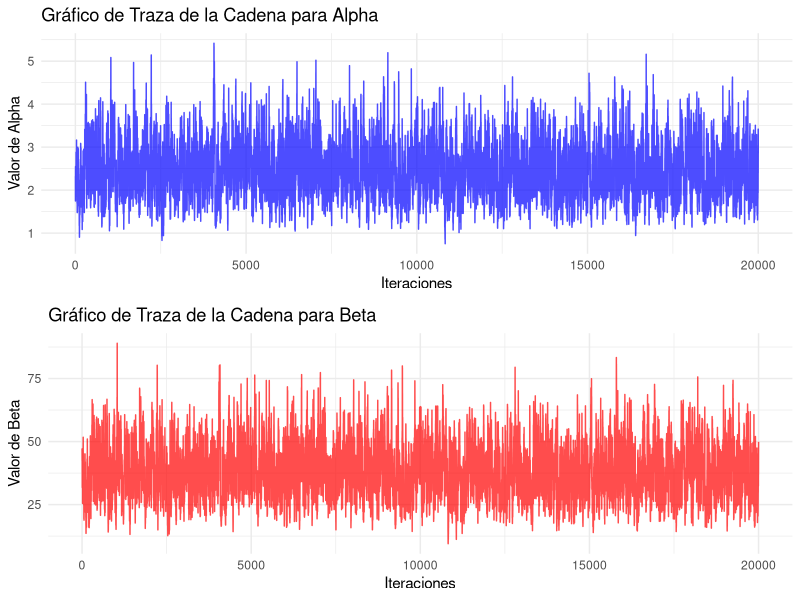
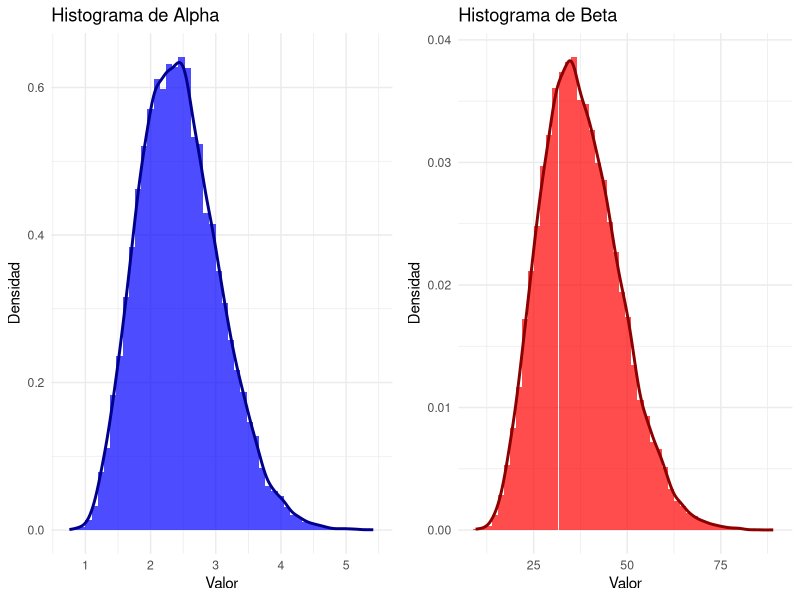
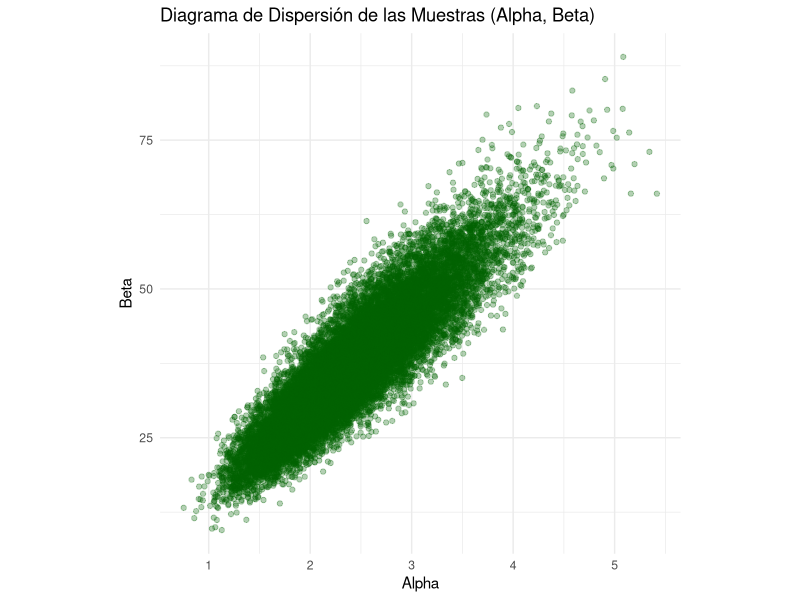
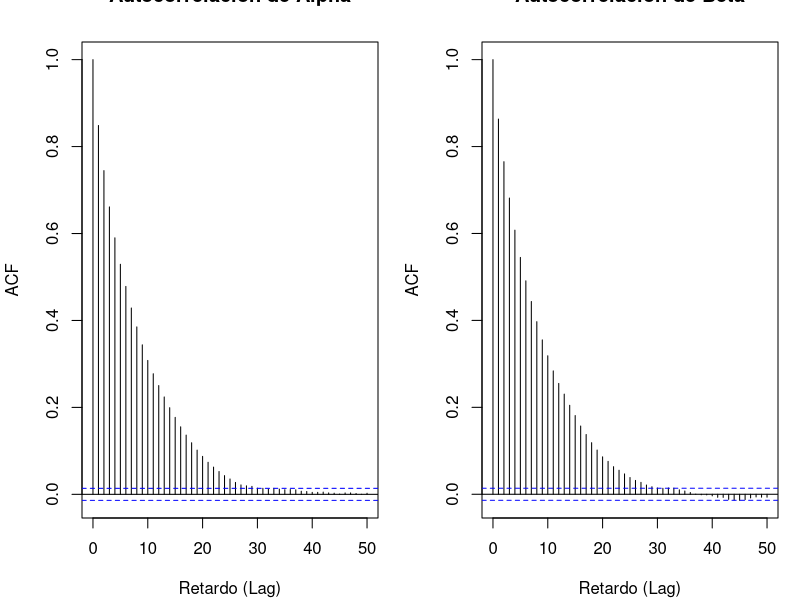
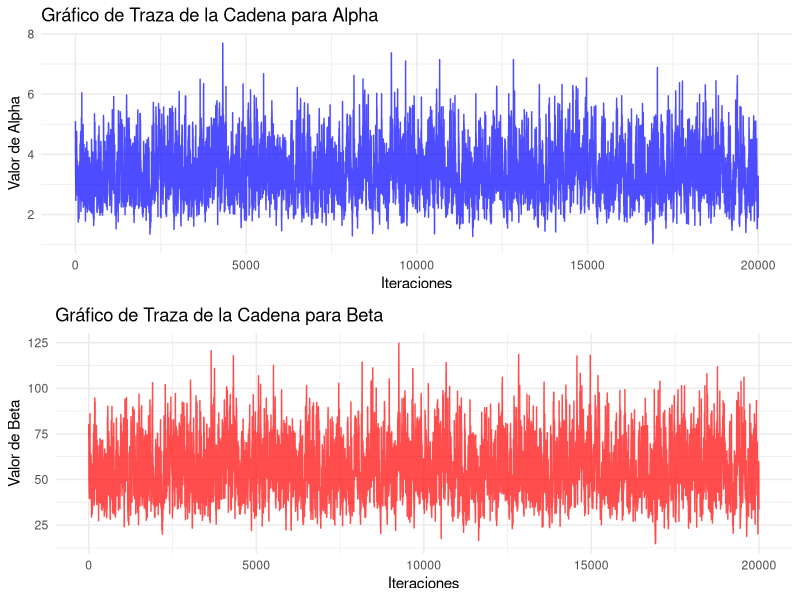
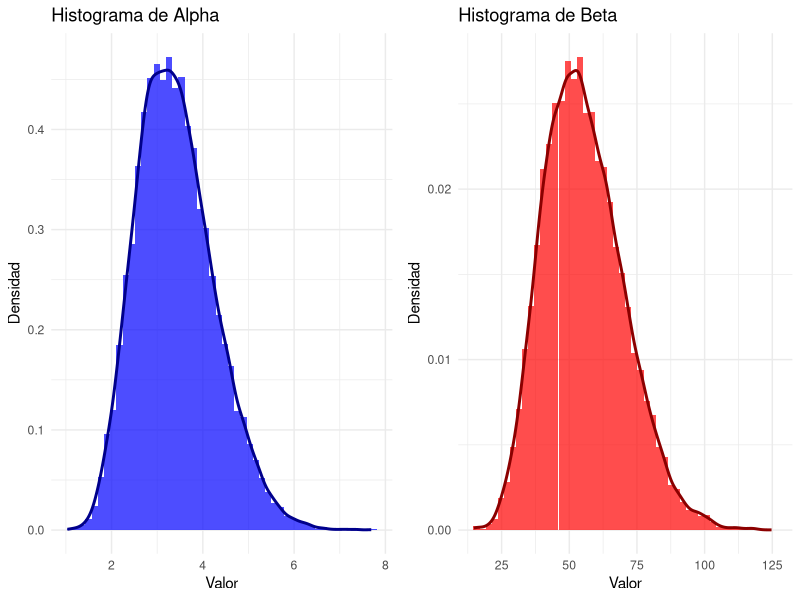
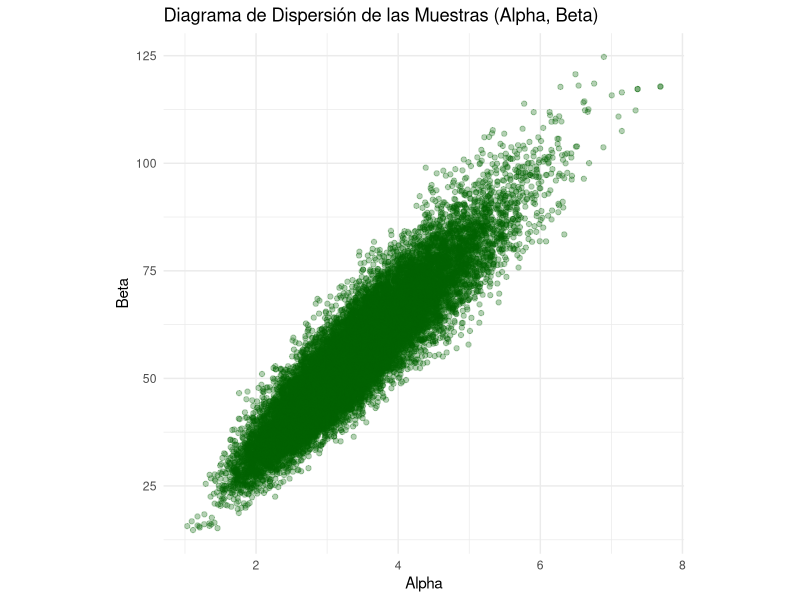
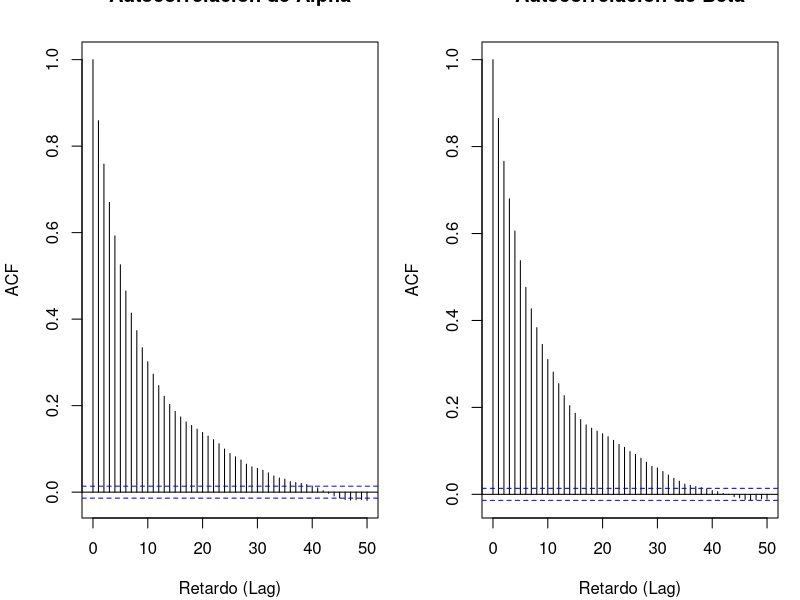

Generate these figures, in order, with R: (Note: a time limit stopped this script after it produced the figures.)
#==============================================================================#
#                   Script Consolidado de Inferencia Bayesiana MCMC          #
#==============================================================================#

# --- 0. Carga de Paquetes Necesarios ---
# Instala los paquetes si no los tienes:
# install.packages(c("readxl", "ggplot2", "readr", "tidyverse", "dplyr",
#                    "stats", "boot", "coda", "matrixStats", "gridExtra"))

# 1. Carga e instalación de paquetes ----
lista_de_paquetes <- c("readxl", "ggplot2", "readr", "tidyverse", "dplyr",
                       "stats", "boot", "coda", "matrixStats", "gridExtra")
# Simplificado a los esenciales para el mapa de calor

for (paquete in lista_de_paquetes) {
  if(!require(paquete, character.only = TRUE)){
    install.packages(paquete)
    require(paquete, character.only = TRUE)
  }
}

#==============================================================================#
# --- 1. Definición de Datos y Cálculo de Parámetros Iniciales (Semilla) ---
#==============================================================================#
setwd("Thesis_job")
# Configura el directorio de trabajo (asegúrate de que sea la ruta correcta)
# setwd("Thesis_job")

# Carga de datos
# Los datos 'Defect' se asumen como proporciones o valores de una distribución Beta.
# Asegúrate de que tu archivo "Acceptance Sampling MIL-STD 105E for Quality Control.xlsx"
# esté en el directorio de trabajo o proporciona la ruta completa.
data1_excel <- read_excel("Acceptance Sampling MIL-STD 105E for Quality Control.xlsx", sheet = "tab")
data2_excel <- read_excel("Jurnal Rekavasi.xlsx", sheet = "tabla") # No usado en este script

# Extrae la columna 'Defect' como un vector numérico.
xn <- data1_excel %>% dplyr::select(Defect) %>% pull()

# Calcula los parámetros iniciales (alpha0, beta0) usando el método de los momentos
# para la distribución Beta. Estos servirán como el punto de partida (semilla)
# para la cadena de Markov de MCMC.
mean_xn <- mean(xn)
var_xn <- var(xn)

alpha0 <- mean_xn * (mean_xn * (1 - mean_xn) / var_xn - 1)
beta0 <- (1 - mean_xn) * (mean_xn * (1 - mean_xn) / var_xn - 1)

# Valida que los parámetros iniciales sean positivos para evitar errores de logaritmo.
# Si son no positivos, se ajustan a un valor pequeño y se emite una advertencia.
if (alpha0 <= 0 || beta0 <= 0) {
  warning("Los valores iniciales calculados (alpha0 o beta0) son no positivos. Ajustando a un valor mínimo.")
  alpha0 <- max(alpha0, 0.001)
  beta0 <- max(beta0, 0.001)
}

# Define el punto inicial de la cadena MCMC (x0)
x0 <- c(alpha0, beta0)

message(paste("Valores iniciales (alpha0, beta0): (", round(alpha0, 4), ", ", round(beta0, 4), ")"))

#==============================================================================#
# --- 2. Definición de Funciones de Propuesta (Instrumental Distribution) ---
#==============================================================================#

# proposal_sampler: Genera una propuesta para el siguiente estado de la cadena.
# Utiliza un producto de dos distribuciones Log-Normal.
proposal_sampler <- function(y) {
  sigma1 <- 0.1 # Desviación estándar del logaritmo para Alpha
  sigma2 <- 0.1 # Desviación estándar del logaritmo para Beta
  
  # Calcula la media del logaritmo basada en el valor actual (y).
  # Se incluye un pequeño valor para manejar casos donde y[1] o y[2] podrían ser no positivos.
  mu1 <- if (y[1] > 0) log(y[1]) else log(0.0001)
  mu2 <- if (y[2] > 0) log(y[2]) else log(0.0001)
  
  # Genera una nueva propuesta de Alpha y Beta usando la distribución Log-Normal.
  alpha_proposed <- rlnorm(1, meanlog = mu1, sdlog = sigma1)
  beta_proposed <- rlnorm(1, meanlog = mu2, sdlog = sigma2)
  
  # Retorna la propuesta como un vector.
  return(c(alpha_proposed, beta_proposed))
}

# proposal_log_pdf: Calcula el logaritmo de la densidad de probabilidad de la propuesta.
# Crucial para la estabilidad numérica en el algoritmo Metropolis-Hastings.
proposal_log_pdf <- function(y, z) {
  sigma1 <- 0.1
  sigma2 <- 0.1
  
  # Calcula la media del logaritmo basada en el estado actual (z).
  mu1 <- if (z[1] > 0) log(z[1]) else log(0.0001)
  mu2 <- if (z[2] > 0) log(z[2]) else log(0.0001)
  
  # Suma de las log-densidades de las dos Log-Normal (log del producto).
  log_pdf_prop <- dlnorm(y[1], meanlog = mu1, sdlog = sigma1, log = TRUE) +
    dlnorm(y[2], meanlog = mu2, sdlog = sigma2, log = TRUE)
  
  return(log_pdf_prop)
}

#==============================================================================#
# --- 3. Definición de Funciones de Densidad Posterior (Target) ---
#==============================================================================#

# target_log_pdf: Log-densidad posterior con priors Gamma para Alpha y Beta.
# Esta es la función objetivo que el MCMC intentará muestrear.
target_log_pdf <- function(current_params, x_data, prior_hyperparams) {
  alpha <- current_params[1]
  beta <- current_params[2]
  a <- prior_hyperparams[1] # shape para Alpha
  b <- prior_hyperparams[2] # rate para Alpha
  c <- prior_hyperparams[3] # shape para Beta
  d <- prior_hyperparams[4] # rate para Beta
  
  # Penalización si los parámetros no son válidos (Alpha o Beta <= 0).
  if (alpha <= 0 || beta <= 0) {
    return(-Inf)
  }
  
  n <- length(x_data)
  
  # Log-verosimilitud para datos que siguen una distribución Beta.
  # 'lgamma' es el logaritmo de la función Gamma.
  log_beta_ratio <- n * (lgamma(alpha + beta) - lgamma(alpha) - lgamma(beta))
  log_likelihood_data_terms <- (alpha - 1) * sum(log(x_data)) + (beta - 1) * sum(log(1 - x_data))
  log_likelihood <- log_beta_ratio + log_likelihood_data_terms
  
  # Log-priors Gamma para Alpha y Beta.
  log_prior_alpha <- dgamma(alpha, shape = a, rate = b, log = TRUE)
  log_prior_beta <- dgamma(beta, shape = c, rate = d, log = TRUE)
  log_prior <- log_prior_alpha + log_prior_beta
  
  # Log-densidad posterior total (verosimilitud + priors).
  log_posterior_density <- log_likelihood + log_prior
  return(log_posterior_density)
}

# target_log_pdf_jeffrey: Log-densidad posterior con Prior de Jeffreys.
# Utiliza la prior de Jeffreys para los parámetros de la distribución Beta.
target_log_pdf_jeffrey <- function(current_params, x_data, prior_hyperparams = NULL) {
  alpha <- current_params[1]
  beta <- current_params[2]
  
  # Penalización si los parámetros no son válidos.
  if (alpha <= 0 || beta <= 0) {
    return(-Inf)
  }
  
  # Cálculo de la Prior de Jeffreys usando la función Polygamma.
  # psigamma(x, deriv=1) es la primera derivada de la función digamma (trigamma).
  psi_alpha <- psigamma(alpha, deriv = 1)
  psi_beta <- psigamma(beta, deriv = 1)
  psi_alpha_beta <- psigamma(alpha + beta, deriv = 1)
  prior_term_inside_sqrt <- psi_alpha * psi_beta - (psi_alpha + psi_beta) * psi_alpha_beta
  
  # Penaliza si el término dentro de la raíz cuadrada es no positivo.
  if (prior_term_inside_sqrt <= 0) {
    return(-Inf)
  }
  log_prior_jeffrey <- 0.5 * log(prior_term_inside_sqrt)
  
  # Log-verosimilitud (misma que en target_log_pdf).
  n <- length(x_data)
  log_beta_ratio <- n * (lgamma(alpha + beta) - lgamma(alpha) - lgamma(beta))
  log_likelihood_data_terms <- (alpha - 1) * sum(log(x_data)) + (beta - 1) * sum(log(1 - x_data))
  log_likelihood <- log_beta_ratio + log_likelihood_data_terms
  
  # Log-densidad posterior total (verosimilitud + prior de Jeffreys).
  log_posterior_density <- log_likelihood + log_prior_jeffrey
  return(log_posterior_density)
}

#==============================================================================#
# --- 4. Algoritmo Metropolis-Hastings ---
#==============================================================================#

# Función principal para ejecutar la cadena de Markov.
metropolis_hastings <- function(target_log_pdf, proposal_sampler, proposal_log_pdf,
                                x0, n_samples, burn_in=1000, thinning=1,
                                x_data, prior_hyperparams = NULL) { # prior_hyperparams puede ser NULL para Jeffreys
  
  samples <- matrix(NA, nrow = n_samples, ncol = length(x0))
  x_current <- x0
  total_iterations <- burn_in + n_samples * thinning
  accepted_samples <- 0
  i <- 0
  
  while (i < total_iterations) {
    x_proposed <- proposal_sampler(x_current)
    
    log_target_current <- target_log_pdf(x_current, x_data, prior_hyperparams)
    log_target_proposed <- target_log_pdf(x_proposed, x_data, prior_hyperparams)
    
    log_proposal_proposed_to_current <- proposal_log_pdf(x_current, x_proposed)
    log_proposal_current_to_proposed <- proposal_log_pdf(x_proposed, x_current)
    
    log_acceptance_ratio <- log_target_proposed + log_proposal_proposed_to_current -
      (log_target_current + log_proposal_current_to_proposed)
    
    if (is.nan(log_acceptance_ratio) || is.infinite(log_acceptance_ratio)) {
      log_acceptance_ratio <- -Inf
    }
    
    if (log(runif(1)) < min(0, log_acceptance_ratio)) {
      x_current <- x_proposed
      accepted_samples <- accepted_samples + 1
    }
    
    if (i >= burn_in && (i - burn_in) %% thinning == 0) {
      sample_index <- (i - burn_in) / thinning + 1
      if (sample_index <= n_samples) {
        samples[sample_index, ] <- x_current
      }
    }
    i <- i + 1
  }
  
  acceptance_rate <- accepted_samples / total_iterations
  return(list(samples = samples, acceptance_rate = acceptance_rate))
}

#==============================================================================#
# --- 5. Funciones de Diagnóstico y Métricas ---
#==============================================================================#

# Measure_Diagnostic: Calcula varias métricas de diagnóstico para las cadenas MCMC.
Measure_Diagnostic <- function(data1, data2, burnin=0, thin=1, digits=5, cred_level=0.95, batch_size=100) {
  
  # Sub-función para el error estándar de la varianza por medias de bloques.
  batch_means_stderr_var_R <- function(chain, batch_size) {
    n <- length(chain)
    num_batches <- floor(n / batch_size)
    if (num_batches < 2) {
      warning("Se requieren al menos 2 bloques para estimar el error estándar de la varianza.")
      return(NA)
    }
    batch_vars <- unlist(lapply(0:(num_batches-1), function(i) {
      block_start <- i * batch_size + 1
      block_end <- (i + 1) * batch_size
      var(chain[block_start:block_end])
    }))
    return(sd(batch_vars) / sqrt(num_batches))
  }
  
  # Sub-función para el intervalo de credibilidad de la media.
  Cred_Interval_R <- function(x, level=0.95) {
    lower <- quantile(x, (1 - level)/2)
    upper <- quantile(x, 1 - (1 - level)/2)
    return(c(lower, upper))
  }
  
  # Sub-función para el intervalo de credibilidad de la varianza (bootstrap).
  Cred_Interval_V_R <- function(x, level=0.95) {
    n_bootstrap <- 10000
    variance_stat <- function(data, indices) {
      var(data[indices])
    }
    boot_obj <- boot(data = x, statistic = variance_stat, R = n_bootstrap)
    ci_results <- boot.ci(boot_obj, type = "perc", conf = level)$percent[4:5]
    return(round(ci_results, digits))
  }
  
  # Sub-función para el error estándar de la covarianza por medias de bloques.
  batch_means_stderr_cov_R <- function(chain, batch_size=100) {
    n <- nrow(chain)
    num_batches <- floor(n / batch_size)
    if (num_batches < 2) {
      warning("Se requieren al menos 2 bloques para estimar el error estándar de la covarianza.")
      return(NA)
    }
    batch_covs <- unlist(lapply(0:(num_batches-1), function(i) {
      block_start <- i * batch_size + 1
      block_end <- (i + 1) * batch_size
      cov(chain[block_start:block_end, 1], chain[block_start:block_end, 2])
    }))
    return(sd(batch_covs) / sqrt(num_batches))
  }
  
  # Sub-función para el intervalo de credibilidad de la covarianza (bootstrap).
  Cred_Interval_Cov_R <- function(x, level=0.95) {
    n_bootstrap <- 10000
    covariance_stat <- function(data, indices) {
      cov_matrix <- cov(data[indices, ])
      return(cov_matrix[1, 2])
    }
    boot_obj <- boot(data = x, statistic = covariance_stat, R = n_bootstrap, sim = "ordinary")
    ci_results <- boot.ci(boot_obj, type = "perc", conf = level)$percent[4:5]
    return(round(ci_results, digits))
  }
  
  # Aplica burn-in y thinning a los datos de entrada (si no se hizo ya)
  start_index <- burnin + 1
  seq_indices <- seq(from = start_index, to = length(data1), by = thin)
  new_data1 <- data1[seq_indices]
  new_data2 <- data2[seq_indices]
  
  mcmc_data1 <- as.mcmc(new_data1)
  mcmc_data2 <- as.mcmc(new_data2)
  
  ess_x1 <- effectiveSize(mcmc_data1)
  ess_x2 <- effectiveSize(mcmc_data2)
  
  CIM1 <- Cred_Interval_R(new_data1, cred_level)
  CIM2 <- Cred_Interval_R(new_data2, cred_level)
  CIV1 <- Cred_Interval_V_R(new_data1, cred_level)
  CIV2 <- Cred_Interval_V_R(new_data2, cred_level)
  
  combined_data <- cbind(new_data1, new_data2)
  CIcov <- Cred_Interval_Cov_R(combined_data, cred_level)
  cov_val <- cov(new_data1, new_data2)
  
  new_names <- c("Mean_X1", "Var_X1", "ESS_X1", "STDERR_Mean_X1", "STDERR_Var_X1",
                 "CI_Mean1_Lower", "CI_Mean1_Upper", "CI_Var1_Lower", "CI_Var1_Upper",
                 "Mean_X2", "Var_X2", "ESS_X2", "STDERR_Mean_X2", "STDERR_Var_X2",
                 "CI_Mean2_Lower", "CI_Mean2_Upper", "CI_Var2_Lower", "CI_Var2_Upper",
                 "Cov", "STDERR_Cov", "CI_Cov_Lower", "CI_Cov_Upper", "Length")
  
  results_vector <- c(
    mean(new_data1), var(new_data1), ess_x1, sd(new_data1) / sqrt(ess_x1),
    batch_means_stderr_var_R(new_data1, batch_size), CIM1[1], CIM1[2], CIV1[1], CIV1[2],
    mean(new_data2), var(new_data2), ess_x2, sd(new_data2) / sqrt(ess_x2),
    batch_means_stderr_var_R(new_data2, batch_size), CIM2[1], CIM2[2], CIV2[1], CIV2[2],
    cov_val, batch_means_stderr_cov_R(combined_data, batch_size), CIcov[1], CIcov[2],
    length(new_data1)
  )
  
  Numerical_results_vertical <- data.frame(
    Measure = new_names,
    Value = round(results_vector, digits)
  )
  
  return(list("Numerical" = Numerical_results_vertical))
}

#==============================================================================#
# --- 6. Monitoreo de Convergencia (Visualizaciones) ---
#==============================================================================#

# monitor_convergence: Genera gráficos para diagnosticar la convergencia de la cadena.
monitor_convergence <- function(x, y) {
  # Gráficos de Traza (Trace Plots)
  plot_trace_alpha <- ggplot(data.frame(Iteration = seq_along(x), Alpha = x), aes(x = Iteration, y = Alpha)) +
    geom_line(color = "blue", alpha = 0.7) +
    labs(title = "Gráfico de Traza de la Cadena para Alpha", x = "Iteraciones", y = "Valor de Alpha") +
    theme_minimal()
  plot_trace_beta <- ggplot(data.frame(Iteration = seq_along(y), Beta = y), aes(x = Iteration, y = Beta)) +
    geom_line(color = "red", alpha = 0.7) +
    labs(title = "Gráfico de Traza de la Cadena para Beta", x = "Iteraciones", y = "Valor de Beta") +
    theme_minimal()
  grid.arrange(plot_trace_alpha, plot_trace_beta, ncol = 1)
  
  # Histogramas de las Distribuciones Marginales
  plot_hist_alpha <- ggplot(data.frame(Value = x), aes(x = Value)) +
    geom_histogram(aes(y = after_stat(density)), bins = 50, fill = "blue", alpha = 0.7) +
    geom_density(color = "darkblue", linewidth = 1) +
    labs(title = "Histograma de Alpha", x = "Valor", y = "Densidad") +
    theme_minimal()
  plot_hist_beta <- ggplot(data.frame(Value = y), aes(x = Value)) +
    geom_histogram(aes(y = after_stat(density)), bins = 50, fill = "red", alpha = 0.7) +
    geom_density(color = "darkred", linewidth = 1) +
    labs(title = "Histograma de Beta", x = "Valor", y = "Densidad") +
    theme_minimal()
  grid.arrange(plot_hist_alpha, plot_hist_beta, ncol = 2)
  
  # Diagrama de Dispersión (Scatter Plot)
  plot_scatter <- ggplot(data.frame(Alpha = x, Beta = y), aes(x = Alpha, y = Beta)) +
    geom_point(alpha = 0.3, color = "darkgreen") +
    labs(title = "Diagrama de Dispersión de las Muestras (Alpha, Beta)", x = "Alpha", y = "Beta") +
    theme_minimal() + theme(aspect.ratio = 1)
  print(plot_scatter)
  
  # Gráficos de Autocorrelación (ACF)
  old_par <- par(mfrow = c(1, 2), mar = c(4, 4, 2, 1) + 0.1)
  acf(x, lag.max = 50, main = "Autocorrelación de Alpha", xlab = "Retardo (Lag)", ylab = "ACF")
  acf(y, lag.max = 50, main = "Autocorrelación de Beta", xlab = "Retardo (Lag)", ylab = "ACF")
  par(old_par)
}

#==============================================================================#
# --- 7. Ejecución de la Simulación MCMC y Análisis con Prior Gamma ---
#==============================================================================#

message("\n--- Ejecutando MCMC con Priors Gamma ---")

# Hiperparámetros de los priors Gamma
prior_hyperparams_gammas <- c(a_shape = 0.1, b_rate = 0.1, c_shape = 0.1, d_rate = 0.1)

# Configuración de la simulación
n_samples_mcmc <- 20000
burn_in_mcmc <- 5000
thinning_mcmc <- 5

# Ejecuta el MCMC
results_mcmc_gammas <- metropolis_hastings(
  target_log_pdf = target_log_pdf, # Usa la función objetivo con prior Gamma
  proposal_sampler = proposal_sampler,
  proposal_log_pdf = proposal_log_pdf,
  x0 = x0,
  n_samples = n_samples_mcmc,
  burn_in = burn_in_mcmc,
  thinning = thinning_mcmc,
  x_data = xn,
  prior_hyperparams = prior_hyperparams_gammas
)

# Extrae las muestras y la tasa de aceptación
samples_gammas <- results_mcmc_gammas$samples
acceptance_rate_gammas <- results_mcmc_gammas$acceptance_rate

# Imprime la tasa de aceptación
message(paste("Tasa de Aceptación (Gammas):", round(acceptance_rate_gammas, 6)))
message(paste0("Media (alpha, beta) (Gammas): (", round(colMeans(samples_gammas)[1], 6), ", ", round(colMeans(samples_gammas)[2], 6), ")"))
message(paste0("Varianza (alpha, beta) (Gammas): (", round(apply(samples_gammas, 2, var)[1], 6), ", ", round(apply(samples_gammas, 2, var)[2], 6), ")"))

# Separa las muestras para el monitoreo y diagnóstico
alpha_samples_gammas <- samples_gammas[, 1]
beta_samples_gammas <- samples_gammas[, 2]

# Monitorea la convergencia visualmente
message("\nMostrando gráficos de convergencia para Priors Gamma...")
monitor_convergence(alpha_samples_gammas, beta_samples_gammas)

# Calcula y muestra las métricas de diagnóstico
results_gammas <- Measure_Diagnostic(
  data1 = alpha_samples_gammas,
  data2 = beta_samples_gammas,
  burnin = 0, thin = 1, digits = 5, cred_level = 0.95, batch_size = 100
)
message("\nResultados de Diagnóstico (Priors Gamma):")
print(results_gammas$Numerical)

#==============================================================================#
# --- 8. Ejecución de la Simulación MCMC y Análisis con Prior de Jeffreys ---
#==============================================================================#

message("\n--- Ejecutando MCMC con Prior de Jeffreys ---")

# Ejecuta el MCMC con la prior de Jeffreys
results_mcmc_jeffreys <- metropolis_hastings(
  target_log_pdf = target_log_pdf_jeffrey, # Usa la función objetivo con prior de Jeffreys
  proposal_sampler = proposal_sampler,
  proposal_log_pdf = proposal_log_pdf,
  x0 = x0, # Usa los mismos puntos iniciales
  n_samples = n_samples_mcmc,
  burn_in = burn_in_mcmc,
  thinning = thinning_mcmc,
  x_data = xn,
  prior_hyperparams = NULL # No se usan hiperparámetros para la prior de Jeffreys
)

# Extrae las muestras y la tasa de aceptación
samples_jeffreys <- results_mcmc_jeffreys$samples
acceptance_rate_jeffreys <- results_mcmc_jeffreys$acceptance_rate

# Imprime la tasa de aceptación
message(paste("Tasa de Aceptación (Jeffreys):", round(acceptance_rate_jeffreys, 6)))
message(paste0("Media (alpha, beta) (Jeffreys): (", round(colMeans(samples_jeffreys)[1], 6), ", ", round(colMeans(samples_jeffreys)[2], 6), ")"))
message(paste0("Varianza (alpha, beta) (Jeffreys): (", round(apply(samples_jeffreys, 2, var)[1], 6), ", ", round(apply(samples_jeffreys, 2, var)[2], 6), ")"))

# Separa las muestras para el monitoreo y diagnóstico
alpha_samples_jeffreys <- samples_jeffreys[, 1]
beta_samples_jeffreys <- samples_jeffreys[, 2]

# Monitorea la convergencia visualmente
message("\nMostrando gráficos de convergencia para Prior de Jeffreys...")
monitor_convergence(alpha_samples_jeffreys, beta_samples_jeffreys)

# Calcula y muestra las métricas de diagnóstico
results_jeffreys <- Measure_Diagnostic(
  data1 = alpha_samples_jeffreys,
  data2 = beta_samples_jeffreys,
  burnin = 0, thin = 1, digits = 5, cred_level = 0.95, batch_size = 100
)
message("\nResultados de Diagnóstico (Prior de Jeffreys):")
print(results_jeffreys$Numerical)

#==============================================================================#
# --- 9. Consolidación y Comparación de Resultados ---
#==============================================================================#

message("\n--- Consolidando Resultados para Comparación ---")

# Se crea un conjunto de resultados 'new' para demostrar la combinación,
# por ejemplo, podría ser otra ejecución o simplemente una copia de uno de los anteriores.
# Para este script consolidado, lo crearemos como una copia de los resultados de Jeffreys
# para que el bloque de consolidación funcione sin problemas.
# En un escenario real, 'results_new' provendría de una tercera ejecución MCMC.
alpha_samples_new <- alpha_samples_jeffreys # Placeholder
beta_samples_new <- beta_samples_jeffreys   # Placeholder
results_new <- Measure_Diagnostic(
  data1 = alpha_samples_new,
  data2 = beta_samples_new,
  burnin = 0, thin = 1, digits = 5, cred_level = 0.95, batch_size = 100
)

# Extraer el data frame 'Numerical' de cada objeto de resultados
results_gammas_df <- results_gammas$Numerical
results_jeffreys_df <- results_jeffreys$Numerical
results_new_df <- results_new$Numerical

# Asegurar que los DataFrames estén ordenados por 'Measure' para la combinación
results_gammas_df <- results_gammas_df %>% dplyr::arrange(Measure)
results_jeffreys_df <- results_jeffreys_df %>% dplyr::arrange(Measure)
results_new_df <- results_new_df %>% dplyr::arrange(Measure)

# Combinar las tablas en un único data frame comparativo
combined_results <- results_gammas_df %>%
  dplyr::rename(Gammas = Value) %>%
  dplyr::mutate(Jeffreys = results_jeffreys_df$Value,
                New = results_new_df$Value) # Usamos mutate para añadir columnas

message("\nTabla Comparativa de Resultados Diagnósticos:")
print(combined_results)

#==============================================================================#
#                           Fin del Script                                   #
#==============================================================================#
